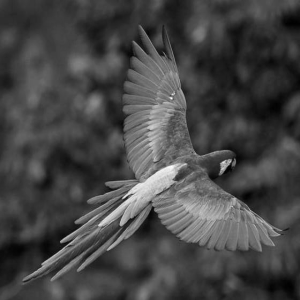
#> input picture arara.png, 300 x 300 px
$ python main.py
#> lines starting #> are read from the running program, lines starting #| are printed output that depends on the picture
#> the answer given: arara.png
#> further down, input_img is the input picture: shape (300, 300); min 0, max 255, mean 69.6
#> the answer given: 3
#> the answer given: 3
#> the answer given: 3
#> the answer given: 3
"""
- name: Matheus Aparecido do Carmo Alves
- usp number: 9791114
- course code: SCC0251
- year/semester: 2020/1
- github repo: https://github.com/Micanga/image_enhancement_and_filtering

- title of the assignment:
Assignment 2: Image Enhancement and Filtering
"""
#####
# IMPORTS AND CONSTANTS
#####
import imageio
import numpy

BILATERAL_FILTERING = 1
UNSHARP_MASK		= 2
VIGNETTE_FILTER		= 3

#####
# METHODS IMPLEMENTATION
#####
def euclidean_distance(x,y):
	return float(numpy.sqrt(x**2 + y**2))

def gaussian_kernel(x,omega):
	weight = (2.0*numpy.pi*(omega**2))**(-1)
	exp = -((x**2)/(2.0*(omega**2)))
	return float(weight*numpy.exp(exp))

# [100 lines left out: functions bilateral_filtering, unsharp_mask, not called in this run]

def vignette_filter(input_img,omega_row,omega_col):
	# 1. Creating the output image
#> called with omega_row = 3, omega_col = 3
	width, height = input_img.shape
#> width = 300; height = 300
	output_img = numpy.zeros((width,height))

	# 2. Applying the vignette filter
	# a. creating the gaussian kernels
	center_x, center_y = width/2 -1 , height/2 -1
#> center_x = 149; center_y = 149
	Wrow = numpy.array([[gaussian_kernel(r-center_x,omega_row) for r in range(width)]])
	Wcol = numpy.array([[gaussian_kernel(c-center_y,omega_col) for c in range(height)]])

	# b. calculating the main kernel
	W = numpy.matmul(Wrow.T,Wcol)

	# c. applying it the filter
	for x in range(width):
		for y in range(height):
			output_img[x,y] = float(input_img[x,y])*W[x,y]
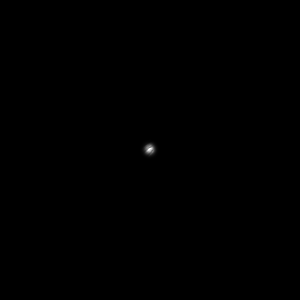
#> output_img: shape (300, 300) float64; min 0, max 0.0507, mean 2.89e-05; drawn with min black and max white

	# d. normalising
	min_i = numpy.min(output_img)
#> min_i = 0
	max_i = numpy.max(output_img)
#> max_i = 0.0507
	for x in range(width):
		for y in range(height):
			output_img[x,y] = ((output_img[x,y]-min_i)*255/(max_i-min_i))

	# 3. Returning the result image
	return output_img

def RSE(input_img,output_img):
	RSE = 0.0
	width, height = input_img.shape
#> width = 300; height = 300
	for i in range(width):
		for j in range(height):
			RSE += (output_img[i,j] - float(input_img[i,j]))**2
#> after the loop, RSE = 550984061.7
	RSE = numpy.sqrt(RSE)
#> RSE = 23473
	return RSE

#####
# MAIN CODE
#####
# 1. Reading the inputs
# a. image
filename = str(input()).rstrip()
input_img = imageio.imread(filename)

# b. desired method
method = int(input())

# c. save parameter
save = int(input())

# 2. Starting the image processing
# a. Bilateral Filtering
if method == BILATERAL_FILTERING:
	# - reading additional inputs
	# size of filter n, parameters omega_s
	# and omega_r
	n = int(input())
	omega_s = float(input())
	omega_r = float(input())

	# - applying the bilateral filter
	output_img = bilateral_filtering(input_img,n,omega_s,omega_r)

# b. Unsharp mask using the Laplacian Filter
elif method == UNSHARP_MASK:
	# - reading additional inputs
	# constant c and kernel
	c = float(input())
	kernel_idx = int(input())

	# - applying the unsharp mask
	output_img = unsharp_mask(input_img,c,kernel_idx)

# c. Vignette Filter
elif method == VIGNETTE_FILTER:
	# - reading additional inputs
	# omega_row and omega_col
	omega_row = float(input())
	omega_col = float(input())

	# - applying the unsharp mask
	output_img = vignette_filter(input_img,omega_row,omega_col)

# d. Invalid method
else:
	print('InputError: invalid input method (integer between 1 and 3).')
	exit(1)

# 3. Saving the image (if requested)
if save == 1:
	imageio.imwrite('output_img.png',output_img.astype(numpy.uint8))

# 4. Caculating the RSE
RSE = RSE(input_img,output_img)
#> RSE = 23473
print('%.4f' % RSE)
#| 23473.0497

# That's all folks... :}
